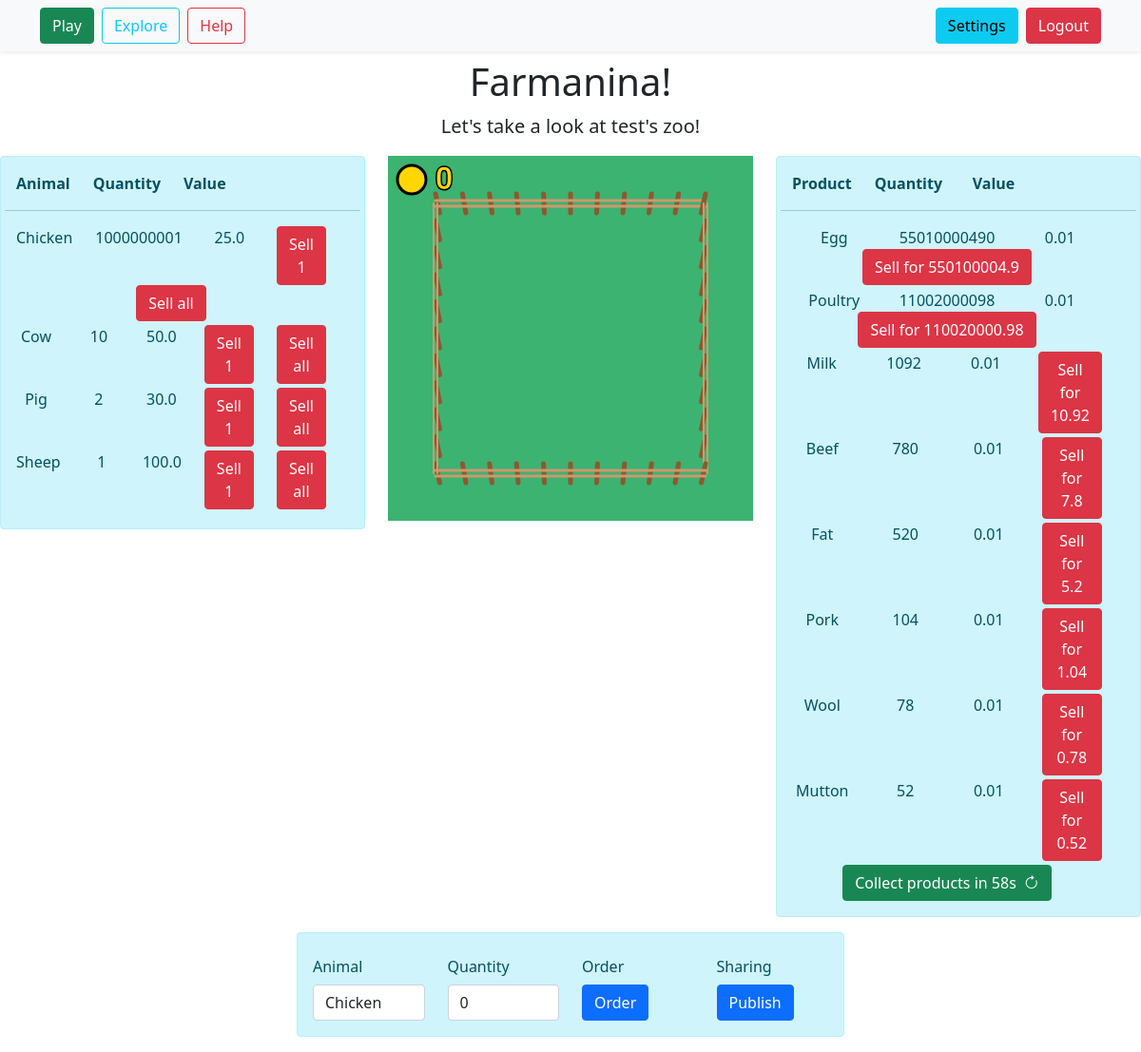
Page /play (signed in) on the committed database.
### app/models.py (models this page shows)
class UserSettings(db.Model):
    id = db.Column(db.Integer, primary_key=True)
    name = db.Column(db.String(1000))
    theme = db.Column(db.String(20))
    user_id = db.Column(db.Integer, db.ForeignKey('user.id'), nullable=False)

class UserProducts(db.Model):
    id = db.Column(db.Integer, primary_key=True)
    user_id = db.Column(db.Integer, db.ForeignKey("user.id"))
    animal_product_id = db.Column(db.Integer, db.ForeignKey("animal_product.id"))
    quantity = db.Column(db.Integer, nullable=False)

class AnimalProduct(db.Model):
    id = db.Column(db.Integer, primary_key=True)
    name = db.Column(db.String(100))
    value = db.Column(db.Integer)

class UserAnimals(db.Model):
    id = db.Column(db.Integer, primary_key=True)
    user_id = db.Column(db.Integer, db.ForeignKey("user.id"))
    animal_id = db.Column(db.Integer, db.ForeignKey("animal.id"))
    quantity = db.Column(db.Integer, nullable=False)

class Animal(db.Model):
    id = db.Column(db.Integer, primary_key=True)
    name = db.Column(db.String(100))
    value = db.Column(db.Integer)

### app/views.py (the view)
@app.route("/play", methods=["GET"])
@login_required
def play():
    c_css = "play/play"
    form = GameAnimalCommandForm()
    user_data = models.UserData.query.get(int(current_user.id))
    if user_data.game_setup != 1:
        logging.warning(f"USER ID {current_user.id} has never played before! Setting up relevant tables")
        setupGame()
    animals = [(a.id, f"{a.name}") for a in models.Animal.query.all()]
    form.animal.choices = animals
    products = db.session.execute("SELECT name, quantity, value "
                                  "FROM user_products, animal_product "
                                  "WHERE user_products.animal_product_id = animal_product.id "
                                  "AND user_products.user_id = :uid", {"uid": current_user.id})
    animals = db.session.execute("SELECT name, quantity, value "
                                 "FROM user_animals, animal "
                                 "WHERE user_animals.animal_id = animal.id "
                                 "AND user_animals.user_id = :uid", {"uid": current_user.id})
    db.session.flush()
    return render_template("game/play.html",
                           title="Zoomania",
                           current_path="/play",
                           dev=False,
                           user=current_user,
                           user_settings=get_user_settings(),
                           custom_css=c_css,
                           form=form,
                           products=products,
                           animals=animals
                           ), 200

### app/forms.py
class GameAnimalCommandForm(Form):
    animal = SelectField("Animal", validators=[InputRequired()])
    quantity = IntegerField("Quantity", validators=[InputRequired(), NumberRange(min=1)])
    command = SelectField("Order", choices=[("buy", "Buy"), ("sell", "Sell")], validators=[InputRequired()])

### app/__init__.py (called while the page is built)
@login_manager.user_loader
def load_user(user_id):
    return models.User.query.get(int(user_id))

### app/utils.py (called while the page is built)
def get_user_settings():
    if current_user.is_authenticated:
        current_user_db = models.User.query.filter_by(username=current_user.username).first()
        current_user_settings = models.UserSettings.query.filter_by(user_id=current_user_db.id).first()
        return current_user_settings
    return None

### app/views.py (called while the page is built)
@app.before_request
def make_session_permanent():
    session.permanent = False

### app/templates/game/play.html (shortened to what this page needs)
{% extends "basic_center.html" %}
{% block centered_content %}
    <div class="text-center" id="top-div">
        <h1>Farmanina!</h1>
        <p class="lead">Let's take a look at <b>{{ user_settings.name }}'s</b> zoo!</p>
    </div>
{% endblock %}
{% block noncentered_content %}
    <div class="row justify-content-center row-cols-sm-1 row-cols-xl-3">
        <div class="col-sm-4 order-sm-1">
            <div class="justify-content-center d-flex mb-3">
                <div class="canvas-container justify-content-center d-flex">
                </div>
            </div>
        </div>
        <div class="col order-sm-2">
            <div class="justify-content-center d-flex">
                <div class="canvas-container justify-content-center d-flex">
                    <div class="alert alert-info canvas">
                        <div id="product-list" class="row">
                            <div class="row mb-3 text-center">
                                <div class="col"><b>Product</b></div>
                                <div class="col"><b>Quantity</b></div>
                                <div class="col"><b>Value</b></div>
                                <div class="col"><b></b></div>
                            </div>
                            <hr>
                            {% for prod in products %}
                                <div class="row mb-1 text-center">
                                    <div class="col">{{ prod[0] }}</div>
                                    <div class="col" id="{{ prod[0]}}-quantity">{{ prod[1] }}</div>
                                    <div class="col">{{ prod[2] * 0.01 }}</div>
                                    {% set sell_price = prod[1] * prod[2] * 0.01 %}
                                    {% if sell_price %}
                                        <div class="col"><button id="{{ prod[0]}}-btn1" class="btn btn-danger sell-btn" onclick="sell('{{ prod[0] }}', -1)">Sell for {{ sell_price }}</button></div>
                                    {% else %}
                                        <div class="col sell-btn"><button id="{{ prod[0]}}-btn1" class="btn btn-danger sell-btn" disabled>
                                            Sell
                                            <span class="tooltip">You don't have enough "{{ prod[0] }}" to sell!</span>
                                        </button></div>
                                    {% endif %}
                                </div>
                            {% endfor %}
                            <div class="row justify-content-center">
                                <div class="col mx-5 d-flex justify-content-center">
                                    <button class="btn btn-success d-flex" onclick="refreshProducts()">Collect products&nbsp;<span id="refresh-ctr">in 60s</span><i class="ms-2 bi bi-arrow-clockwise"></i></button>
                                </div>
                            </div>
                        </div>
                    </div>
                </div>
            </div>
        </div>
        <div class="col order-sm-0">
            <div class="justify-content-center d-flex">
                <div class="canvas-container justify-content-center d-flex">
                    <div class="alert alert-info canvas">
                        <div id="product-list" class="row">
                        <div class="row mb-3 text-center">
                            <div class="col"><b>Animal</b></div>
                            <div class="col"><b>Quantity</b></div>
                            <div class="col"><b>Value</b></div>
                            <div class="col"><b></b></div>
                            <div class="col"><b></b></div>
                        </div>
                        <hr>
                        {% for prod in animals %}
                            <div class="row mb-1 text-center">
                                <div class="col">{{ prod[0] }}</div>
                                <div class="col" id="{{ prod[0]}}-quantity">{{ prod[1] }}</div>
                                <div class="col">{{ prod[2] * 0.5 }}</div>
                                {% set sell_price = prod[1] * prod[2] %}
                                {% if sell_price %}
                                    <div class="col"><button id="{{ prod[0]}}-btn1" class="btn btn-danger sell-btn" onclick="sell('{{ prod[0] }}', 1)">Sell 1</button></div>
                                    <div class="col"><button id="{{ prod[0]}}-btn2" class="btn btn-danger sell-btn" onclick="sell('{{ prod[0] }}', -1)">Sell all </button></div>
                                {% endif %}
                            </div>
                        {% endfor %}
                        </div>
                    </div>
                </div>
            </div>
        </div>
    </div>
    <div class="container justify-content-center d-flex">
        <div class="canvas-container justify-content-center d-flex">
            <div class="alert alert-info canvas">
                    <div class="row row-cols-4 ">
                        <div class="col">
                            {{ form.animal.label(class_="col-form-label") }}
                        </div>
                        <div class="col">
                            {{ form.quantity.label(class_="col-form-label") }}
                        </div>
                        <div class="col">
                            {{ form.command.label(class_="col-form-label") }}
                        </div>
                        <div class="col">
                            <label class="col-form-label">Sharing</label>
                        </div>
                        <div class="col">
                            {{ form.animal(class_="form-control") }}
                        </div>
                        <div class="col">
                            {{ form.quantity(class_="form-control",pattern="[0-9]*",inputmode="numeric",value=0) }}
                        </div>
                        <div class="col">
                            <button onclick="buyPressed()" class="btn btn-primary">Order</button>
                        </div>
                        <div class="col">
                            <button onclick="screenshotCanvas()" class="btn btn-primary">Publish</button>
                        </div>
                    </div>
            </div>
        </div>
    </div>
{% endblock %}

### app/templates/basic_center.html
{% extends "base.html" %}
{% block content %}
    <div class="container">
        {% block centered_content %}
        {% endblock %}
    </div>
    <div class="container-flex">
        {% block noncentered_content %}
        {% endblock %}
    </div>
{% endblock %}

### app/templates/base.html (shortened to what this page needs)
<!DOCTYPE html>
<html lang="en">
    <head>
        {% include "styles.html" %}
    </head>
    <body>
        {% include "navbar.html" %}
        {% block content %}
        {% endblock %}
    </body>
</html>

### app/templates/styles.html (shortened to what this page needs)
<link rel="stylesheet" href="/static/css/base.css">
<link rel="stylesheet" href="/static/css/bootstrap.css">
<link rel="stylesheet" href="https://cdn.jsdelivr.net/npm/bootstrap-icons@1.7.2/font/bootstrap-icons.css">
{% if custom_css %}
    <link rel="stylesheet" href="/static/css/{{ custom_css }}.css">
{% endif %}
{% if user_settings.theme %}
    <link rel="stylesheet" href="/static/css/{{ user_settings.theme }}.css">
{% else %}
    <link rel="stylesheet" href="/static/css/light.css">
{% endif %}

### app/templates/navbar.html (shortened to what this page needs)
{% if user_settings.theme == "dark" %}
    {% set theme = "dark" %}
    {% set bg = " bg-dark" %}
{% else %}
    {% set theme = "light" %}
    {% set bg = " bg-light" %}
{% endif %}
{% if current_path == "/play" %}
    {% set play = "" %}
    {% set explore = "-outline" %}
    {% set help = "-outline" %}
{% elif current_path == "/explore" %}
    {% set play = "-outline" %}
    {% set explore = "" %}
    {% set help = "-outline" %}
{% elif current_path == "/help" %}
    {% set play = "-outline" %}
    {% set explore = "-outline" %}
    {% set help = "" %}
{% else %}
    {% set play = "-outline" %}
    {% set explore = "-outline" %}
    {% set help = "-outline" %}
{% endif %}
<nav class="shadow-sm navbar navbar-expand-lg navbar-{{ theme }}{{ bg }} mb-2">
    <div class="container">
    <div class="" id="navbarSupportedContent" style="display: flex !important; flex-basis: auto; flex-grow: 1">
        <ul class="navbar-nav me-auto mb-0 " style="flex-direction: row !important;">
            <li class="nav-item me-2">
                <a class="btn btn{{ play }}-success" aria-current="page" href="/play">Play</a>
            </li>
            <li class="nav-item me-2">
                <a class="btn btn{{ explore }}-info" href="/explore">Explore</a>
            </li>
            <li class="nav-item">
                <a class="btn btn{{ help }}-danger" href="/help">Help</a>
            </li>
        </ul>
        <ul class="navbar-nav" style="flex-direction: row !important;">
            {% if user.is_authenticated %}
            <li class="nav-item me-2">
                <a href="/settings" class="btn btn-info">Settings</a>
            </li>
            <li class="nav-item">
                <a href="/logout" class="btn btn-danger">Logout</a>
            </li>
            {% endif %}
        </ul>
    </div>
    </div>
</nav>

### app/static/css/base.css (style rules this page uses)
:root { --break-sm: 576px; --break-md: 768px; --break-lg: 992px; --break-xl: 1200px; }

### app/static/css/play/play.css (style rules this page uses)
.canvas-container { width: var(--break-sm); }
.canvas { width: 100%; }

### rows in the picture
UserSettings: name "test"
UserProducts: name "Egg", quantity "55010000490", prod[2]*0.01 "0.01", sell_price "550100004.9"
UserProducts: name "Poultry", quantity "11002000098", prod[2]*0.01 "0.01", sell_price "110020000.98"
UserProducts: name "Milk", quantity "1092", prod[2]*0.01 "0.01", sell_price "10.92"
UserProducts: name "Beef", quantity "780", prod[2]*0.01 "0.01", sell_price "7.8"
UserProducts: name "Fat", quantity "520", prod[2]*0.01 "0.01", sell_price "5.2"
UserProducts: name "Pork", quantity "104", prod[2]*0.01 "0.01", sell_price "1.04"
UserProducts: name "Wool", quantity "78", prod[2]*0.01 "0.01", sell_price "0.78"
UserProducts: name "Mutton", quantity "52", prod[2]*0.01 "0.01", sell_price "0.52"
UserAnimals: name "Chicken", quantity "1000000001", prod[2]*0.5 "25.0"
UserAnimals: name "Cow", quantity "10", prod[2]*0.5 "50.0"
UserAnimals: name "Pig", quantity "2", prod[2]*0.5 "30.0"
UserAnimals: name "Sheep", quantity "1", prod[2]*0.5 "100.0"
